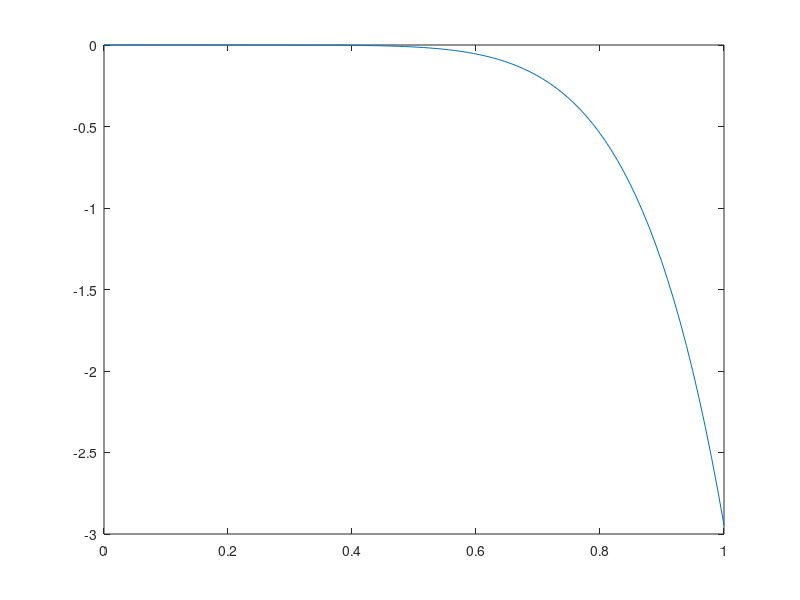

This chart was generated by the following MATLAB code:
clc;clear;
 k1=-0.0716;k2=0.8249;k3=-3.6994;
x = linspace(0,1);
y = k1*x.^3+k2*x.^5+k3*x.^7 ;
plot(x,y)
% x = linspace(0,500);
% y1 = -5.6713*x+1574.5;
% y2 = 0.1763*x-326.9463;
% y3 = 1.3191*x-405.5285;
% y4 = -1.2405*x+320.2495;
% plot(x,y1)
% hold on
% plot(x,y2)
% hold on
% plot(x,y3)
% hold on
% plot(x,y4)
% hold on